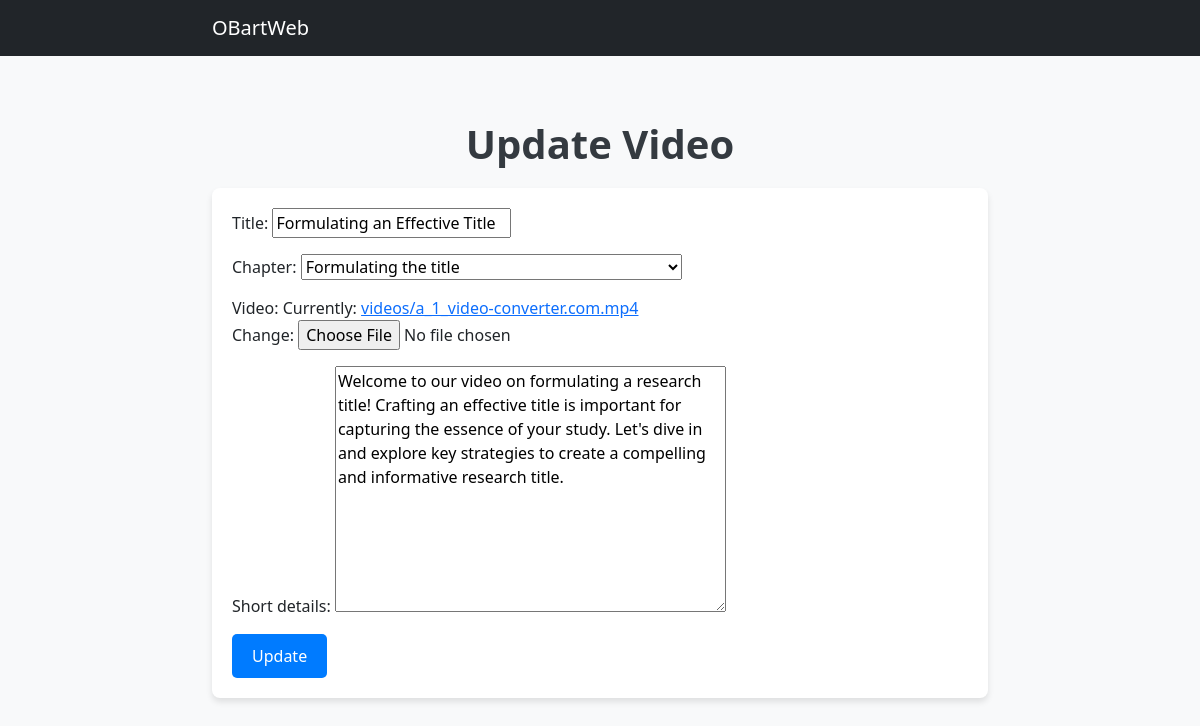
The app's page /admin-page/update_video/16/ with its own data.
### vsite/models.py (models this page shows, shortened)
class VideoContent(models.Model):
    CHAPTER_CHOICES = (
        (1, 'Formulating the title'),
        (2, 'Crafting research questions'),
        (3, 'Creating introduction'),
        (4, 'Finding related literature'),
        (5, 'Presenting, analyzing, and interpreting data'),
        (6,'Formulating conclusions and recommendations'),
    )
    title = models.CharField(max_length=100)
    chapter = models.IntegerField(choices=CHAPTER_CHOICES)
    video = models.FileField(upload_to='videos/')
    short_details = models.TextField()

### vsite/views.py (the view)
# urls.py: path('admin-page/update_video/<int:video_id>/', views.update_video, name='update_video'),
def update_video(request, video_id):
    video = get_object_or_404(VideoContent, pk=video_id)
    if request.method == 'POST':
        form = VideoContentForm(request.POST, request.FILES, instance=video)
        if form.is_valid():
            old_video_path = video.video.path
            form.save()
            new_video_path = form.cleaned_data.get('video').path
            if old_video_path != new_video_path:
                os.remove(old_video_path)
            return redirect('admin_page')  # Redirect to the index page or any other page
    else:
        form = VideoContentForm(instance=video)
    return render(request, 'update_video.html', {'form': form, 'video': video})

### vsite/forms.py
class VideoContentForm(forms.ModelForm):
    class Meta:
        model = VideoContent
        fields = ['title', 'chapter', 'video', 'short_details']
    def __init__(self, *args, **kwargs):
        super().__init__(*args, **kwargs)
        self.fields['chapter'].widget = forms.Select(choices=VideoContent.CHAPTER_CHOICES)

### vsite/templates/update_video.html (shortened to what this page needs)
<!DOCTYPE html>
<html lang="en">
<head>
    <link href="https://cdn.jsdelivr.net/npm/bootstrap@5.3.2/dist/css/bootstrap.min.css" rel="stylesheet"
>
    <link href="https://cdnjs.cloudflare.com/ajax/libs/font-awesome/5.15.4/css/all.min.css" rel="stylesheet">
</head>
<body>
    <nav class="navbar navbar-expand-lg navbar-dark bg-dark">
        <div class="container">
            <a class="navbar-brand" href="{% url 'admin_page' %}">
                 OBartWeb
            </a>
        </div>
    </nav>
    <br>
    <div class="container">
        <h1>Update Video</h1>
        <form method="post" enctype="multipart/form-data">
            {{ form.as_p }}
            <button type="submit">Update</button>
        </form>
    </div>
</body>
</html>

### vsite/templates/update_video.html (style rules this page uses)
body { background-color: #f8f9fa; }
.container { max-width: 800px; }
h1 { margin-top: 40px; margin-bottom: 20px; color: #343a40; font-weight: bold; text-align: center; }
form { background-color: #fff; padding: 20px; border-radius: 8px; box-shadow: 0 4px 6px rgba(0, 0, 0, 0.1); }
button[type="submit"] { background-color: #007bff; color: #fff; border: none; padding: 10px 20px; border-radius: 5px; cursor: pointer; transition: background-color 0.3s ease; }

### records on screen
VideoContent: title "Formulating an Effective Title", chapter "Formulating the title", short_details "Welcome to our video on formulating a research title! Crafting an effective title is important for capturing the essence of your study. Let's dive in and explore key strategies to create a compelling and informative research title."
